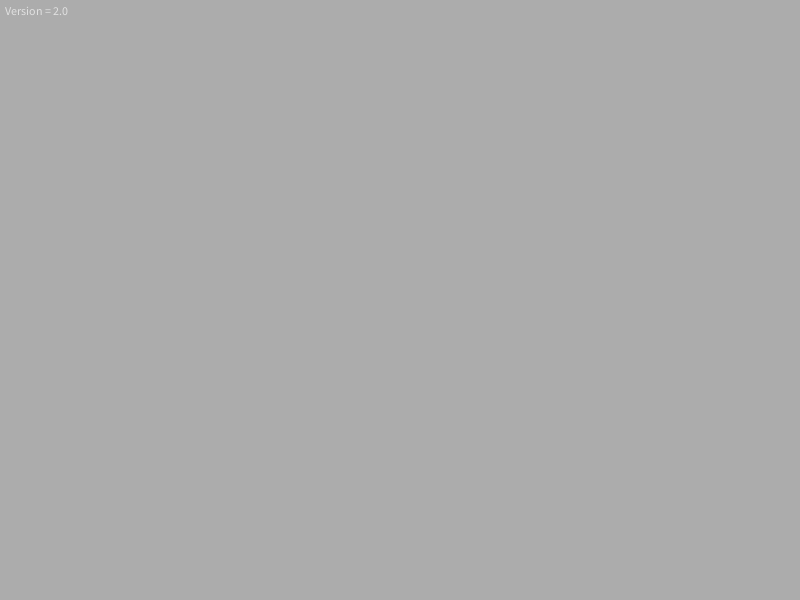
Frame 1 (no input)
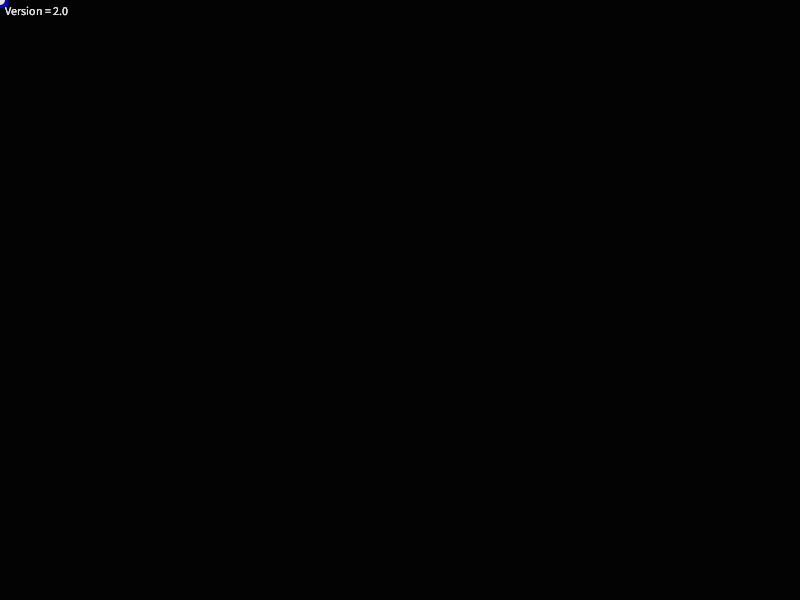
Frame 60 (the mouse pressed at the canvas centre just before this capture)
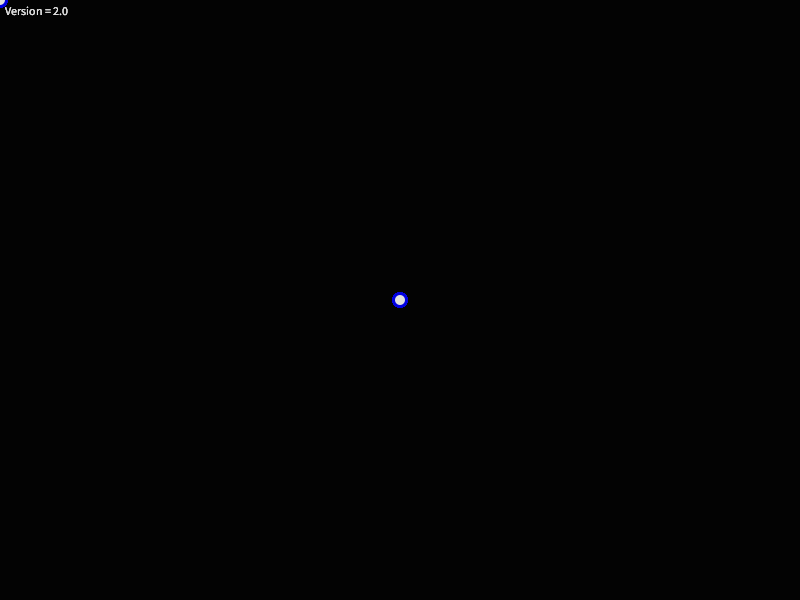
Frame 120 (the mouse held since frame 60 and released just before this capture)

The Processing sketch that drew these frames (run headless with seeded random() and noise(); from frame 60 on, the mouse is pressed at the canvas centre):

// Processing sketch: Particulas_2
// ── Particulas_2.pde
ParticleSystem ps;
float Version = 2;

void setup(){
  size(800,600);
  ps = new ParticleSystem();
  smooth();
  noStroke();
  
  //for(int n = 0; n < 30; n++)ps.anyadir();
}

void draw(){
  //background(0);
  fill(0,40);
  rect(0, 0, width, height);
  ps.actu();
  ps.anyadir();
  fill(225);
  text("Version = "+Version, 5, 15);
}

// ── Particle.pde
class Particle {
  float x, y, velx, vely, friccionx, fricciony,vida;
  Particle(float _x, float _y, float _velx, float _vely, float _vida) {
    x = _x;  
    y = _y; 
    velx = _velx;
    vely = _vely;
    vida = _vida;
  }

  void actu() {
    fill(0,0,225);
    ellipse(x, y, 15, 15);

    fill(225);
    ellipse(x, y, 10, 10);
    //andar_v2();
    
    x = x-velx;
    y = y-vely;
    
    vida -= 0.9;
  }

  /*void andar_v2() {
    if (mouseX > x) if (friccionx < vel) friccionx = friccionx + 0.2;
    if (mouseX < x) if (friccionx > -vel) friccionx = friccionx - 0.2;
    x = x + friccionx;

    if (mouseY > y) if (fricciony < vel) fricciony = fricciony + 0.2;
    if (mouseY < y) if (fricciony > -vel) fricciony = fricciony - 0.2;
    y = y + fricciony;
  }*/
  
  void andar_muerto(){
    
  }
 
} 


// ── ParticleSystem.pde
class ParticleSystem {

  ArrayList particulas; 

  ParticleSystem() {
    particulas = new ArrayList();
  }

  void actu() {
    for (int i = 0; i < particulas.size(); i++) {
      Particle a = (Particle) particulas.get(i);
      a.actu();
      if(a.vida < 0) particulas.remove(i);
    }
  }

  void anyadir() {
    float velx = -(pmouseX-mouseX); 
    float vely = -(pmouseY-mouseY);
    particulas.add(new Particle(mouseX,mouseY,velx,vely, 100));
  }
} 
